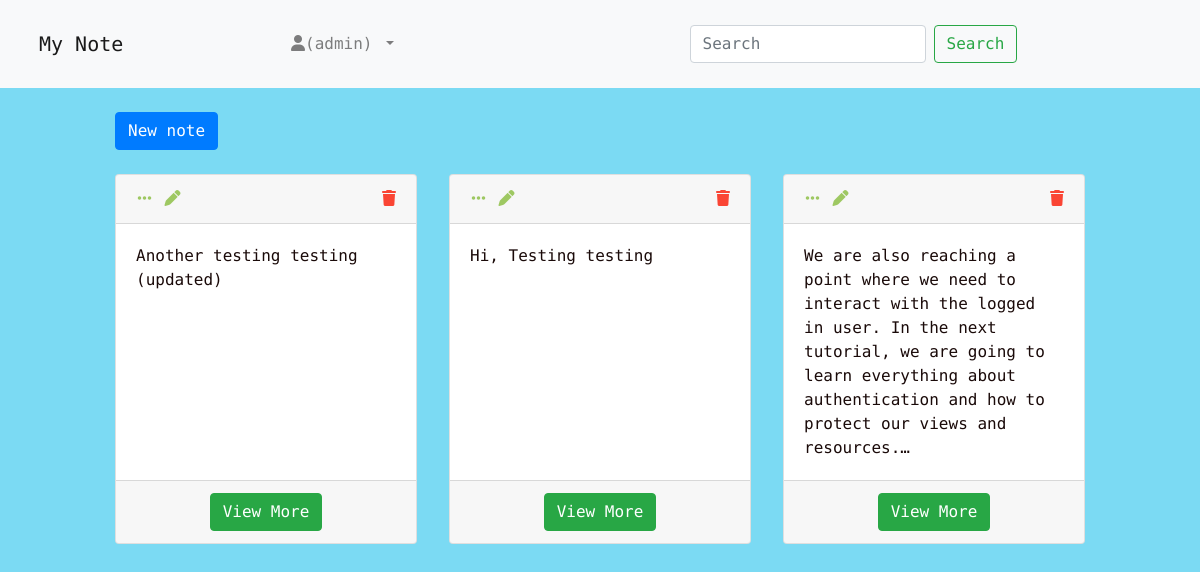
Page /notes/all/ (signed in) on the earlier database version.
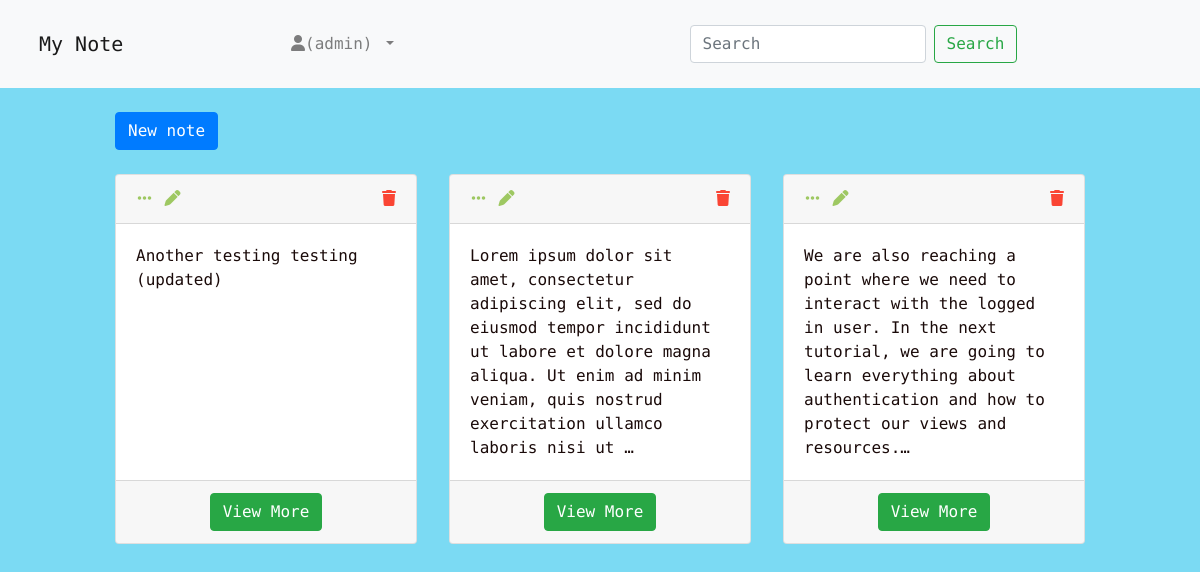
Same page on the later database version.
### note/models.py (models this page shows, shortened)
class Note(models.Model):
    text = models.TextField(max_length=4000)
    created_by = models.ForeignKey(User, on_delete=models.CASCADE, related_name="notes")
    created_on = models.DateTimeField(auto_now_add=True)
    modified_on = models.DateTimeField(auto_now=True)

### note/views.py (the view)
# urls.py: path('all/', views.NoteListView.as_view(), name='note_list'),
class NoteListView(LoginRequiredMixin, ListView):
    model = Note
    template_name = 'note_list.html'
    context_object_name = 'notes'
    def get_queryset(self):
        queryset = super().get_queryset()
        return queryset.filter(created_by=self.request.user).order_by('-created_on')

### templates/note_list.html (shortened to what this page needs)
{% extends 'base.html' %}
{% load static %}
{% block css %}<link rel="stylesheet" href="{% static 'style_list.css' %}">{% endblock css %}
{% block content %}
<a href="{% url 'note_create' %}" class="btn btn-primary mb-4">New note</a>
<div class="cards">
    {% for note in notes %}
        <div class="card">
            <div class="card-header">
                <div class="card-header-left">
                    <a href="">
                        <i class="fa-solid fa-ellipsis"></i>
                    </a>
                    <a href="{% url 'note_update' note.pk %}">
                        <i class="fa-solid fa-pen"></i>
                    </a>
                </div>
                <div class="card-header-right">
                    <a href="{% url 'note_delete' note.pk %}">
                        <i class="fa-solid fa-trash"></i>
                    </a>
                </div>
            </div>
            <div class="card-body">
                {{ note.text|truncatechars:"200" }}
            </div>
            <div class="card-footer text-center">
                <a href="{% url 'note_detail' note.pk %}" class="btn btn-success">View More</a>
            </div>
        </div>
    {% empty %}
        <p>There are no notes yet.</p>
        <a href="{% url 'note_create' %}">create now</a>
    {% endfor %}
</div>
{% endblock content %}

Differences in the rows shown:
changed Note: text "Hi, Testing testing" → "Lorem ipsum dolor sit amet, consectetur adipiscing elit, sed do eiusmod tempor incididunt ut labore et dolore magna aliqua. Ut enim ad minim veniam, quis nostrud exercitation ullamco laboris nisi ut …"
